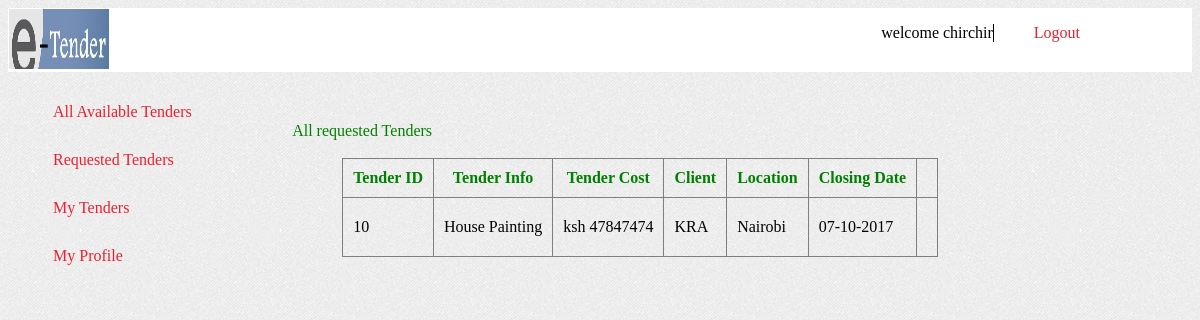
Page /bidded.php (signed in) on the committed database.
### tables this page shows
CREATE TABLE `Tender_details` (
  `tender_id` int(100) NOT NULL,
  `tender_info` varchar(1000) NOT NULL,
  `tender_descr` varchar(500) DEFAULT NULL,
  `tender_cost` varchar(100) NOT NULL,
  `client` varchar(100) NOT NULL,
  `location` varchar(100) NOT NULL,
  `bid` int(2) NOT NULL,
  `pending` int(2) NOT NULL,
  `closing_date` varchar(50) NOT NULL,
  `userID` int(100) NOT NULL
);

### bidded.php (the view, shortened to what this page needs)
<?php
require_once('core/database/connect.php');
require ('includes/overall/head.php');
?>
<body  background ="bg.jpg">
<div class ="loginhead">
          <div id= "logoinlogin">
              <img src="images/e-tender.jpeg" alt="logo" height="60px" width ="100px">
              </div>
            <div id= "userid">
            <ul>
            <li>welcome <?php echo ' '. $_SESSION['username']; ?></li>
            <li class="logout"><a href='logout.php'>Logout</a></li>
            </ul>
            </div>
        </div>
        <div id= "overallmenu">
        <div id = "membersmenu">
            <ul>
              <li><a href ="memberpage.php">All Available Tenders</a></li>
              <li><a href ="bidded.php" >Requested Tenders</a></li>
              <li><a href ="mytenders.php" >My Tenders</a></li>
              <li><a href = "profile.php">My Profile</a></li>
            </ul>
          </div>
          <div = id ="available_tenders">
            <label style="color:green">All requested Tenders</label><br><br>
            <?php
            $userid=$_SESSION['memberID'];
                  $sql ="SELECT * FROM Tender_details where bid=1 and pending =0 and userID =$userid ORDER BY tender_id";
                  $query = $db->prepare( $sql);
                  $query->execute();
                  if($query){
                    $row =$query->fetchAll( PDO::FETCH_ASSOC );
                  if (count($row)> 0){
                  echo'<div id="flip">';
                  echo "<table border='' cellpadding='10'>";
                  echo "<tr><th>Tender ID</th><th>Tender Info</th><th>Tender Cost</th><th>Client</th><th>Location</th><th>Closing Date</th><th></th>";
                  foreach ($row  as $tender) {
                  echo "<tr onclick='window.document.location='#';''>";
                  echo "<td>" . $tender['tender_id']. "</td>";
                  echo "<td>" . $tender['tender_info'] . "</td>";
                  echo "<td>" . $tender['tender_cost']. "</td>";
                  echo "<td>" . $tender['client']. "</td>";
                  echo "<td>" . $tender['location']. "</td>";
                   echo "<td>" . $tender['closing_date']. "</td>";
                  echo "</tr>";
                  }
                  echo "</table>";
                  echo"</div>";
                  }
                  else
                  {
                  echo "<label style='color:red'>You have been assigned all Tenders</label>";
                  }
                  }else
                  {
                  echo "Error: " . $db->error;
                  }
                  ?>
          </div>
        </div>
        </body>
        </html>

### css/index.css (style rules this page uses)
body img { background-repeat: no-repeat; }

### css/login.css (style rules this page uses)
.loginhead { position:relative; width:100%; height:64px; background-color:white; }
#logoinlogin { position:absolute; top:1px; left:1px; }

### css/members.css (style rules this page uses)
#userid { position:absolute; left:67%; }
#userid ul { list-style:none; }
#userid li { float:left; padding-left:40px; }
.logout { border-left:1px solid black; }

### css/memberspage.css (style rules this page uses)
#overallmenu { position: relative; width:100%; }
#membersmenu { position: absolute; left:0; height: 100%; border-right: 1px solid #000005; width: 20%; }
#membersmenu ul { list-style: none; }
#membersmenu li { padding:15px 5px; }
#available_tenders { position:absolute; top:100%; left:24%; margin-top: 50px; }
#flip table { border-collapse: collapse; }

### css/profile.css (style rules this page uses)
#available_tenders label { color:black; }
#available_tenders table { margin-left: 50px; }
#available_tenders td { padding:20px 10px; }
#available_tenders th { color:green; }

### css/main.css (style rules this page uses)
a { color: #EF1F2F; text-decoration: none; }

### rows in the picture
tender_details: tender_id "10", tender_info "House Painting", tender_cost "ksh 47847474", client "KRA", location "Nairobi", closing_date "07-10-2017"

### other values in the picture
$_SESSION['username'] "chirchir"
